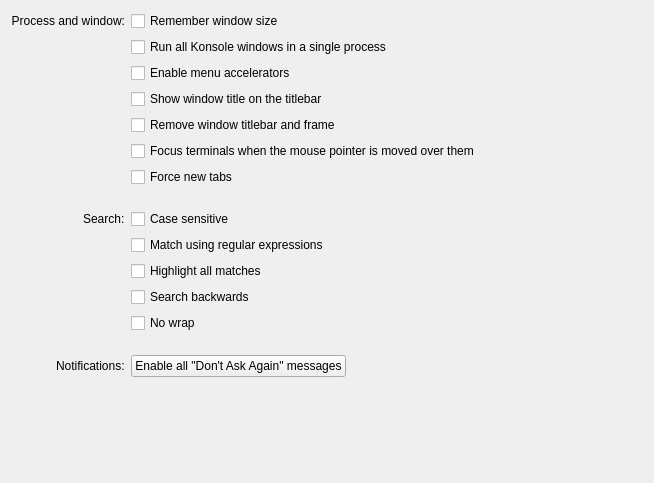
<?xml version="1.0" encoding="UTF-8"?>
<ui version="4.0">
 <class>GeneralSettings</class>
 <widget class="QWidget" name="GeneralSettings">
  <property name="geometry">
   <rect>
    <x>0</x>
    <y>0</y>
    <width>654</width>
    <height>483</height>
   </rect>
  </property>
  <property name="sizePolicy">
   <sizepolicy hsizetype="Preferred" vsizetype="Preferred">
    <horstretch>1</horstretch>
    <verstretch>0</verstretch>
   </sizepolicy>
  </property>
  <layout class="QVBoxLayout" name="verticalLayout">
   <property name="spacing">
    <number>0</number>
   </property>
   <item>
    <layout class="QGridLayout">
     <property name="leftMargin">
      <number>0</number>
     </property>
     <property name="topMargin">
      <number>0</number>
     </property>
     <property name="rightMargin">
      <number>0</number>
     </property>
     <property name="bottomMargin">
      <number>0</number>
     </property>
     <property name="spacing">
      <number>6</number>
     </property>
     <item row="14" column="0" alignment="Qt::AlignmentFlag::AlignRight">
      <widget class="QLabel" name="label_3">
       <property name="text">
        <string>Notifications:</string>
       </property>
      </widget>
     </item>
     <item row="12" column="1">
      <widget class="QCheckBox" name="kcfg_SearchNoWrap">
       <property name="sizePolicy">
        <sizepolicy hsizetype="Preferred" vsizetype="Fixed">
         <horstretch>0</horstretch>
         <verstretch>0</verstretch>
        </sizepolicy>
       </property>
       <property name="toolTip">
        <string>Sets whether search should stop instead of wrapping</string>
       </property>
       <property name="text">
        <string>No wrap</string>
       </property>
      </widget>
     </item>
     <item row="4" column="1">
      <widget class="QCheckBox" name="kcfg_RemoveWindowTitleBarAndFrame">
       <property name="text">
        <string>Remove window titlebar and frame</string>
       </property>
      </widget>
     </item>
     <item row="2" column="1">
      <widget class="QCheckBox" name="kcfg_AllowMenuAccelerators">
       <property name="sizePolicy">
        <sizepolicy hsizetype="Preferred" vsizetype="Fixed">
         <horstretch>0</horstretch>
         <verstretch>0</verstretch>
        </sizepolicy>
       </property>
       <property name="text">
        <string>Enable menu accelerators</string>
       </property>
      </widget>
     </item>
     <item row="0" column="0">
      <widget class="QLabel" name="label">
       <property name="text">
        <string>Process and window:</string>
       </property>
       <property name="alignment">
        <set>Qt::AlignmentFlag::AlignRight|Qt::AlignmentFlag::AlignTrailing|Qt::AlignmentFlag::AlignVCenter</set>
       </property>
      </widget>
     </item>
     <item row="6" column="1">
      <widget class="QCheckBox" name="kcfg_ForceNewTabs">
       <property name="toolTip">
        <string>When launching Konsole create a new tab instead of creating new windows if possible</string>
       </property>
       <property name="text">
        <string>Force new tabs</string>
       </property>
      </widget>
     </item>
     <item row="8" column="1">
      <widget class="QCheckBox" name="kcfg_SearchCaseSensitive">
       <property name="sizePolicy">
        <sizepolicy hsizetype="Preferred" vsizetype="Fixed">
         <horstretch>0</horstretch>
         <verstretch>0</verstretch>
        </sizepolicy>
       </property>
       <property name="toolTip">
        <string>Sets whether the search is case sensitive</string>
       </property>
       <property name="text">
        <string>Case sensitive</string>
       </property>
      </widget>
     </item>
     <item row="11" column="1">
      <widget class="QCheckBox" name="kcfg_SearchReverseSearch">
       <property name="sizePolicy">
        <sizepolicy hsizetype="Preferred" vsizetype="Fixed">
         <horstretch>0</horstretch>
         <verstretch>0</verstretch>
        </sizepolicy>
       </property>
       <property name="toolTip">
        <string>Sets whether search should start from the bottom</string>
       </property>
       <property name="text">
        <string>Search backwards</string>
       </property>
      </widget>
     </item>
     <item row="1" column="1">
      <widget class="QCheckBox" name="kcfg_UseSingleInstance">
       <property name="sizePolicy">
        <sizepolicy hsizetype="Preferred" vsizetype="Fixed">
         <horstretch>0</horstretch>
         <verstretch>0</verstretch>
        </sizepolicy>
       </property>
       <property name="toolTip">
        <string>When launching Konsole re-use existing process if possible</string>
       </property>
       <property name="text">
        <string>Run all Konsole windows in a single process</string>
       </property>
      </widget>
     </item>
     <item row="14" column="1">
      <layout class="QHBoxLayout" stretch="0,1">
       <property name="spacing">
        <number>0</number>
       </property>
       <item>
        <widget class="QPushButton" name="enableAllMessagesButton">
         <property name="sizePolicy">
          <sizepolicy hsizetype="Preferred" vsizetype="Fixed">
           <horstretch>0</horstretch>
           <verstretch>0</verstretch>
          </sizepolicy>
         </property>
         <property name="toolTip">
          <string>All dialogs will be shown again</string>
         </property>
         <property name="text">
          <string>Enable all &quot;Don't Ask Again&quot; messages</string>
         </property>
        </widget>
       </item>
       <item>
        <spacer>
         <property name="orientation">
          <enum>Qt::Orientation::Horizontal</enum>
         </property>
         <property name="sizeHint" stdset="0">
          <size>
           <width>40</width>
           <height>20</height>
          </size>
         </property>
        </spacer>
       </item>
      </layout>
     </item>
     <item row="0" column="1">
      <widget class="QCheckBox" name="kcfg_RememberWindowSize">
       <property name="sizePolicy">
        <sizepolicy hsizetype="Preferred" vsizetype="Fixed">
         <horstretch>0</horstretch>
         <verstretch>0</verstretch>
        </sizepolicy>
       </property>
       <property name="toolTip">
        <string>If enabled, profile settings will be ignored</string>
       </property>
       <property name="text">
        <string>Remember window size</string>
       </property>
      </widget>
     </item>
     <item row="5" column="1">
      <widget class="QCheckBox" name="kcfg_FocusFollowsMouse">
       <property name="text">
        <string>Focus terminals when the mouse pointer is moved over them</string>
       </property>
      </widget>
     </item>
     <item row="13" column="1">
      <spacer>
       <property name="orientation">
        <enum>Qt::Orientation::Vertical</enum>
       </property>
       <property name="sizeType">
        <enum>QSizePolicy::Policy::Fixed</enum>
       </property>
       <property name="sizeHint" stdset="0">
        <size>
         <width>20</width>
         <height>16</height>
        </size>
       </property>
      </spacer>
     </item>
     <item row="8" column="0" alignment="Qt::AlignmentFlag::AlignRight">
      <widget class="QLabel" name="label_2">
       <property name="text">
        <string comment="@item:intext Search options">Search:</string>
       </property>
      </widget>
     </item>
     <item row="3" column="1">
      <widget class="QCheckBox" name="kcfg_ShowWindowTitleOnTitleBar">
       <property name="sizePolicy">
        <sizepolicy hsizetype="Preferred" vsizetype="Fixed">
         <horstretch>0</horstretch>
         <verstretch>0</verstretch>
        </sizepolicy>
       </property>
       <property name="text">
        <string>Show window title on the titlebar</string>
       </property>
      </widget>
     </item>
     <item row="9" column="1">
      <widget class="QCheckBox" name="kcfg_SearchRegExpression">
       <property name="sizePolicy">
        <sizepolicy hsizetype="Preferred" vsizetype="Fixed">
         <horstretch>0</horstretch>
         <verstretch>0</verstretch>
        </sizepolicy>
       </property>
       <property name="text">
        <string>Match using regular expressions</string>
       </property>
      </widget>
     </item>
     <item row="10" column="1">
      <widget class="QCheckBox" name="kcfg_SearchHighlightMatches">
       <property name="sizePolicy">
        <sizepolicy hsizetype="Preferred" vsizetype="Fixed">
         <horstretch>0</horstretch>
         <verstretch>0</verstretch>
        </sizepolicy>
       </property>
       <property name="text">
        <string>Highlight all matches</string>
       </property>
      </widget>
     </item>
     <item row="7" column="1">
      <spacer>
       <property name="orientation">
        <enum>Qt::Orientation::Vertical</enum>
       </property>
       <property name="sizeType">
        <enum>QSizePolicy::Policy::Fixed</enum>
       </property>
       <property name="sizeHint" stdset="0">
        <size>
         <width>20</width>
         <height>16</height>
        </size>
       </property>
      </spacer>
     </item>
    </layout>
   </item>
   <item>
    <spacer>
     <property name="orientation">
      <enum>Qt::Orientation::Vertical</enum>
     </property>
     <property name="sizeHint" stdset="0">
      <size>
       <width>20</width>
       <height>40</height>
      </size>
     </property>
    </spacer>
   </item>
  </layout>
 </widget>
 <resources/>
 <connections/>
</ui>
